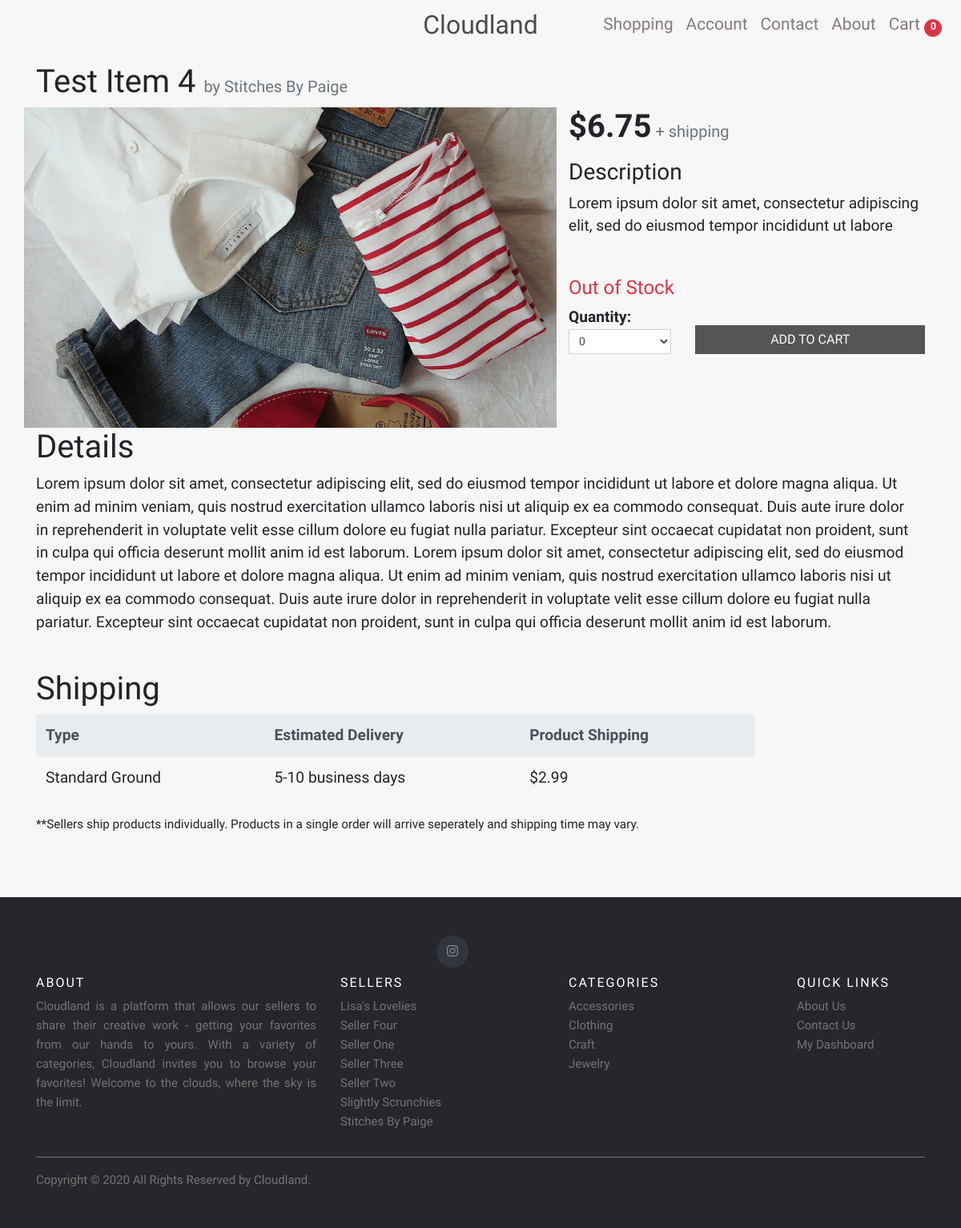
Screenshot of /products/v/item=9/ with the database file from the repository.
### store/models.py (models this page shows, shortened)
class Product(models.Model):
    product_id = models.AutoField(primary_key=True)
    product_name = models.CharField(max_length=30, help_text="Limit 30 characters")
    seller = models.ForeignKey(Seller, on_delete=models.CASCADE, null=True, blank=True)
    category = models.ManyToManyField(Category, help_text="Hold down “Control”, or “Command” on a Mac, to select more than one.")
    price = models.DecimalField(max_digits=6, decimal_places=2)
    shipping_cost = models.DecimalField(max_digits=6, decimal_places=2)
    description_short = models.TextField(max_length=100, default="", help_text="Limit 100 characters: Brief discription of the item")
    description_full = models.TextField(max_length=1000, default="", help_text="Your full item description when item details are viewed")
    product_image = models.ImageField(upload_to='product_images', help_text="There are no image size restrictions, but sqaure images will always render without any cropping.")
    date_listed = models.DateTimeField(auto_now_add=True)
    quantity = models.PositiveIntegerField(help_text="Quantity available - Default 1", default=1)
    total_purchases = models.PositiveIntegerField(default=0)

class Seller(models.Model):
    user = models.OneToOneField(User, on_delete=models.CASCADE, null=True)
    profile_picture = models.ImageField(upload_to='seller_profiles', help_text="Upload your profile picture for our about page", blank=True, null=True)
    bio_description = models.TextField(max_length=500, default="", help_text="Brief bio describing who you are and what you do")
    seller_full_name = models.CharField(max_length=50)
    seller_listing_name = models.CharField(max_length=50)
    email = models.EmailField(max_length=50)
    date_added = models.DateField(auto_now_add=True)
    slug = models.SlugField(null=True, unique=True)
    is_active = models.BooleanField(default=True)

class Category(models.Model):
    name = models.CharField(max_length=30)
    slug = models.SlugField(null=False, unique=True)
    class Meta:
        verbose_name_plural = "Categories"

### store/views.py (the view, shortened to what this page needs)
# urls.py: path('products/v/item=<int:id>/', views.view_item, name='store-view-item'),
def view_item(request, id):
    product = Product.objects.get(product_id=id)
    qaunt_available = range(1, product.quantity+1)
    total_carts_count = product.cartitem_set.count()
    if total_carts_count == 0:
        args = {
            'product': product,
            'qaunt_available': qaunt_available,
        }
    else:
        total_carts_count = str(total_carts_count) + ' people have this item in their cart'
        args = {
            'product': product,
            'qaunt_available': qaunt_available,
            'total_carts_count': total_carts_count,
        }
    return render(request, 'store/view-item.html', args)

### store/context_processors.py (called while the page is built)
def add_variables_to_context(request):
    return {
        'sellers': sellers,
        'categories': categories,
    }

### store/templates/store/view-item.html (shortened to what this page needs)
{% extends "store/base.html" %}
{% load static %}
{% block styles %}
<link href="{% static 'store/css/view-item-styles.css' %}" rel="stylesheet">{% endblock styles %}
{% block content %}
<div class="container" style="min-height: 100vh;">
    <h1 class="my-2">{{ product.product_name }} <small class="text-muted" style="font-size: 0.5em;"> by {{ product.seller.seller_listing_name }} </small></h1>
    <div class="row">
        <div class="col-md-7" id="image-container">
            <div class="img-container">
                <img src="{{ product.product_image.url }}" alt="Product image">
            </div>
        </div>
        <div class="col-md-5">
            <h1><b>${{ product.price }}</b><small class="text-muted" style="font-size: 0.5em;"> + shipping</small></h1>
            <h3 class="mt-3">Description</h3>
            <p class="mt-1 mb-5">{{ product.description_short }}</p>
            {% if product.quantity > 5%}
            <h4 class="text-success">{{ product.quantity }} Items Remaining</h4>
            <h6 class="text-danger">{{total_carts_count}}</h6>
            {% else %}
            {% if product.quantity == 1 %}
            <h4 class="text-danger">{{ product.quantity }} Item Remaining</h4>
            <h6 class="text-danger">{{total_carts_count}}</h6>
            {% else %}
            {% if product.quantity == 0 %}
            <h4 class="text-danger">Out of Stock</h4>
            {% else %}
            <h4 class="text-danger">{{ product.quantity }} Items Remaining</h4>
            <h6 class="text-danger">{{total_carts_count}}</h6>
            {% endif %}
            {% endif %}
            {% endif %}
            {% if product.quantity != 0 %}
            <div class="row">
                <div class="col-4">
                    <dl class="param param-inline">
                        <dt>Quantity: </dt>
                        <dd>
                            <select class="form-control form-control-sm rounded-0" onChange="getSelectedQuantity(this);">
                            {% for i in qaunt_available %}
                            <option value='{{ i }}'> {{ i }} </option>
                            {% endfor %}
                            </select>
                        </dd>
                    </dl>
                </div>
                <div class="col-8">
                    <div>
                        {% if user.groups.all.0.name == 'Seller' %}
                        <button class="btn border-0 rounded-0 mt-4 disabled" id="btn-add-to-cart">
                            ADD TO CART
                        </button>
                        {% else %}
                        <form method="post" action="{% url 'add_to_cart' product.product_id %}">
                            {% csrf_token %}
                            <input type="hidden" id="selected_quantity" name="selected_quantity" value="1">
                            <button type="submit" class="btn border-0 rounded-0 mt-4" id="btn-add-to-cart">
                                ADD TO CART
                            </button>
                        </form>
                        {% endif %}
                    </div>
                </div>
            </div>
            {% else %}
            <div class="row">
                <div class="col-4">
                    <dl class="param param-inline">
                        <dt>Quantity: </dt>
                        <dd>
                            <select class="form-control form-control-sm rounded-0">
                                <option value='0'> 0 </option>
                            </select>
                        </dd>
                    </dl>
                </div>
                <div class="col-8">
                    <button type="submit" class="btn border-0 rounded-0 mt-4 disabled" id="btn-add-to-cart" id="hidden-button">ADD TO CART</button>
                </div>
            </div>
            {% endif %}
        </div>
    </div>
    <div class="col-md-12 ml-0 pl-0">
        <h1>Details</h1>
        <p>{{ product.description_full }}</p>
        <br>
        <h1>Shipping</h1>
        <div class="col-md-10 col-sm-12 ml-0 pl-0">
            <table class="table table-borderless ">
                <thead class="thead-light">
                    <tr>
                        <th scope="col">Type</th>
                        <th scope="col">Estimated Delivery</th>
                        <th scope="col">Product Shipping</th>
                    </tr>
                </thead>
                <tbody>
                    <tr>
                        <td scope="row">Standard Ground</td>
                        <td>5-10 business days</td>
                        <td>${{ product.shipping_cost }}</td>
                    </tr>
                </tbody>
            </table>
        </div>
        <small>
            **Sellers ship products individually. Products in a single order will arrive seperately and shipping time may vary.
        </small>
    </div>
    <br>
</div>
</div>
{% endblock content %}

### store/templates/store/base.html (shortened to what this page needs)
{% load static %}
<!DOCTYPE html>
<html lang="en">
<head>
    <link href="{% static 'store/vendor/bootstrap/css/bootstrap.min.css' %}" rel="stylesheet">
    <link href="{% static 'store/css/base-styles.css' %}" rel="stylesheet">
    <link rel="stylesheet" href="https://cdnjs.cloudflare.com/ajax/libs/font-awesome/4.7.0/css/font-awesome.min.css">
    <link href="http://maxcdn.bootstrapcdn.com/bootstrap/4.1.1/css/bootstrap.min.css" rel="stylesheet" id="bootstrap-css">
    {% block styles %}{% endblock styles %}
</head>
<body>
    <nav class="navbar navbar-expand-lg sticky-top pl-3">
        <a class="navbar-brand" href="{% url 'store-products-page-all-home' %} ">
            Cloudland
        </a>
        <div class="collapse navbar-collapse" id="navbarResponsive" data-parent="#nav-collapse-icon">
            <ul class="navbar-nav ml-auto">
                {% if user.groups.all.0.name == 'Seller' %}
                <li class="nav-item">
                    <a class="nav-link " href="{% url 'seller-dashboard' %}">Dashboard</a>
                </li>
                <li class="nav-item">
                    <a class="nav-link " href="{% url 'store-products-page-all' %}">Shopping</a>
                </li>
                <li class="nav-item">
                    <a class="nav-link" href="{% url 'about' %}">About</a>
                </li>
                {% else %}
                <li class="nav-item">
                    <a class="nav-link " href="{% url 'store-products-page-all' %}">Shopping</a>
                </li>
                <li class="nav-item">
                    <a class="nav-link " href="{% url 'accounts-dashboard' %}">Account</a>
                </li>
                <li class="nav-item">
                    <a class="nav-link " href="{% url 'store-contact' %} ">Contact</a>
                </li>
                <li class="nav-item">
                    <a class="nav-link" href="{% url 'about' %}">About</a>
                </li>
                {% endif %}
            </ul>
        </div>
        {% if user.groups.all.0.name != 'Seller' %}
        <ul class="navbar-nav">
            <li class="">
                <a class="nav-link" href="{% url 'store-cart' %} ">
                    Cart
                    {% if request.session.cart_items_total %}
                    <span class="badge badge-pill badge-danger my-auto" id="cart-badge">{{ request.session.cart_items_total }}</span>
                    {% else %}
                    <span class="badge badge-pill badge-danger my-auto" id="cart-badge">0</span> {% endif %}
                </a>
            </li>
        </ul>
        {% endif %}
    </nav>
    <div id="top">
        {% block content %} {% endblock content %}
</body>
<footer class="site-footer py-5 mt-5">
    <div class="container">
        <div class="col-md-6 justify-content-center">
            <ul class="social-icons">
                <li>
                    <a href="#" class="instagram"><i class="fab fa-instagram"></i></a>
                </li>
            </ul>
        </div>
        <div class="row">
            <div class="col-md-4 col-sm-12">
                <h6>About</h6>
                <p class="text-justify">
                    Cloudland is a platform that allows our sellers to share their creative work - getting your favorites from our hands to yours. With a variety of categories, Cloudland invites you to browse your favorites! Welcome to the clouds, where the sky is the limit.
                </p>
            </div>
            <div class="col-md-3 col-sm-4 col-4">
                <h6>Sellers</h6>
                <ul class="footer-links">
                    {% for seller in sellers %}
                    <li>
                        <a id="{{ seller.slug }}" href="{% url 'store-products-page-filter-category' seller.slug %}">{{ seller.seller_listing_name }}</a>
                    </li>
                    {% endfor %}
                </ul>
            </div>
            <div class="col-md-3 col-sm-4 col-4">
                <h6>Categories</h6>
                <ul class="footer-links">
                    {% for category in categories %}
                    <li>
                        <a id="{{ category.slug }}" href="{% url 'store-products-page-filter-category' category.slug %}">{{ category.name }}</a>
                    </li>
                    {% endfor %}
                </ul>
            </div>
            <div class="col-md-2 col-sm-4 col-4">
                <h6>Quick Links</h6>
                <ul class="footer-links">
                    <li><a href="{% url 'about' %}">About Us</a></li>
                    <li><a href="{% url 'store-contact' %}">Contact Us</a></li>
                    {% if user.groups.all.0.name == 'Seller' %}
                    <li><a href="{% url 'seller-dashboard' %}">My Dashboard</a></li>
                    {% else %}
                    <li><a href="{% url 'accounts-dashboard' %}">My Dashboard</a></li>
                    {% endif %}
                </ul>
            </div>
        </div>
        <hr>
    </div>
    <div class="container">
        <div class="row">
            <div class="col-md-8 col-sm-6 col-xs-12">
                <p class="copyright-text">Copyright &copy; 2020 All Rights Reserved by Cloudland.</p>
            </div>
        </div>
    </div>
</footer>
</html>

### store/static/store/css/base-styles.css (style rules this page uses)
* { transition: all .2s ease-in-out; }
body { font-family: 'Darker Grotesque' !important; height: 100vh; background-color: rgb(247, 247, 247) !important; }
.btn { border: none !important; outline: none !important; background-color: #000; color: #FFF; padding: 5px 10px; border-radius: 0; }
.navbar { background-color: rgb(247, 247, 247) !important; color: #000 !important; min-height: 70px !important; padding-top: 0 !important; }
.navbar a:not(.navbar-brand) { color: rgb(133, 123, 123) !important; font-size: 1.3rem !important; }
.navbar a span { font-size: 0.8rem !important; padding-bottom: 0.5em; width: 22px; height: 22px; }
.navbar .navbar-brand { position: absolute; transform: translateX(-50%); left: 50%; font-family: 'Acme', sans-serif; font-size: 2em; }
.navbar-brand { color: rgb(75, 75, 75) !important; }
.site-footer { background-color: #26272b; padding: 45px 0 20px; font-size: 15px; line-height: 24px; color: #737373; }
.site-footer hr { border-top-color: #bbb; opacity: 0.5 }
.site-footer h6 { color: #fff; font-size: 16px; text-transform: uppercase; margin-top: 5px; letter-spacing: 2px }
.site-footer a { color: #737373; }
.footer-links { padding-left: 0; list-style: none }
.footer-links li { display: block }
.footer-links a { color: #737373 }
.site-footer .social-icons { text-align: right }
.site-footer .social-icons a { width: 40px; height: 40px; line-height: 40px; margin-left: 6px; margin-right: 0; border-radius: 100%; background-color: #33353d }
.copyright-text { margin: 0 }
.social-icons { padding-left: 0; margin-bottom: 0; list-style: none }
.social-icons li { display: inline-block; margin-bottom: 4px }
.social-icons a { background-color: #eceeef; color: #818a91; font-size: 16px; display: inline-block; line-height: 44px; width: 44px; height: 44px; text-align: center; margin-right: 8px; border-radius: 100%; -webkit-transition: all .2s linear; -o-transition: all .2s linear; transition: all .2s linear }

### store/static/store/css/view-item-styles.css (style rules this page uses)
body { height: 110vh; margin: 0; padding: 0; }
.container:not(footer .container) { font-size: 1.2rem; }
#image-container { padding: 0; margin: auto; max-height: 50vh; display: flex; justify-content: center; align-items: center; overflow: hidden }
#image-container img { width: 100%; height: auto; object-fit: cover }
.img-container { position: relative; display: inline-block; }
.btn { width: 100% !important; }
dl, .btn { max-width: 325px; }

### rows the page displays
Product: product_name "Test Item 4", seller.seller_listing_name "Stitches By Paige", product_image (picture), price "6.75", description_short "Lorem ipsum dolor sit amet, consectetur adipiscing elit, sed do eiusmod tempor incididunt ut labore", description_full "Lorem ipsum dolor sit amet, consectetur adipiscing elit, sed do eiusmod tempor incididunt ut labore et dolore magna aliqua. Ut enim ad minim veniam, quis nostrud exercitation ullamco laboris nisi ut aliquip ex ea commodo consequat. Duis aute irure dolor in reprehenderit in voluptate velit esse cillum dolore eu fugiat nulla pariatur. Excepteur sint occaecat cupidatat non proident, sunt in culpa qui officia deserunt mollit anim id est laborum. Lorem ipsum dolor sit amet, consectetur adipiscing elit, sed do eiusmod tempor incididunt ut labore et dolore magna aliqua. Ut enim ad minim veniam, quis nostrud exercitation ullamco laboris nisi ut aliquip ex ea commodo consequat. Duis aute irure dolor…", shipping_cost "2.99"
Seller: seller_listing_name "Lisa's Lovelies"
Seller: seller_listing_name "Seller Four"
Seller: seller_listing_name "Seller One"
Seller: seller_listing_name "Seller Three"
Seller: seller_listing_name "Seller Two"
Seller: seller_listing_name "Slightly Scrunchies"
Seller: seller_listing_name "Stitches By Paige"
Category: name "Accessories"
Category: name "Clothing"
Category: name "Craft"
Category: name "Jewelry"
